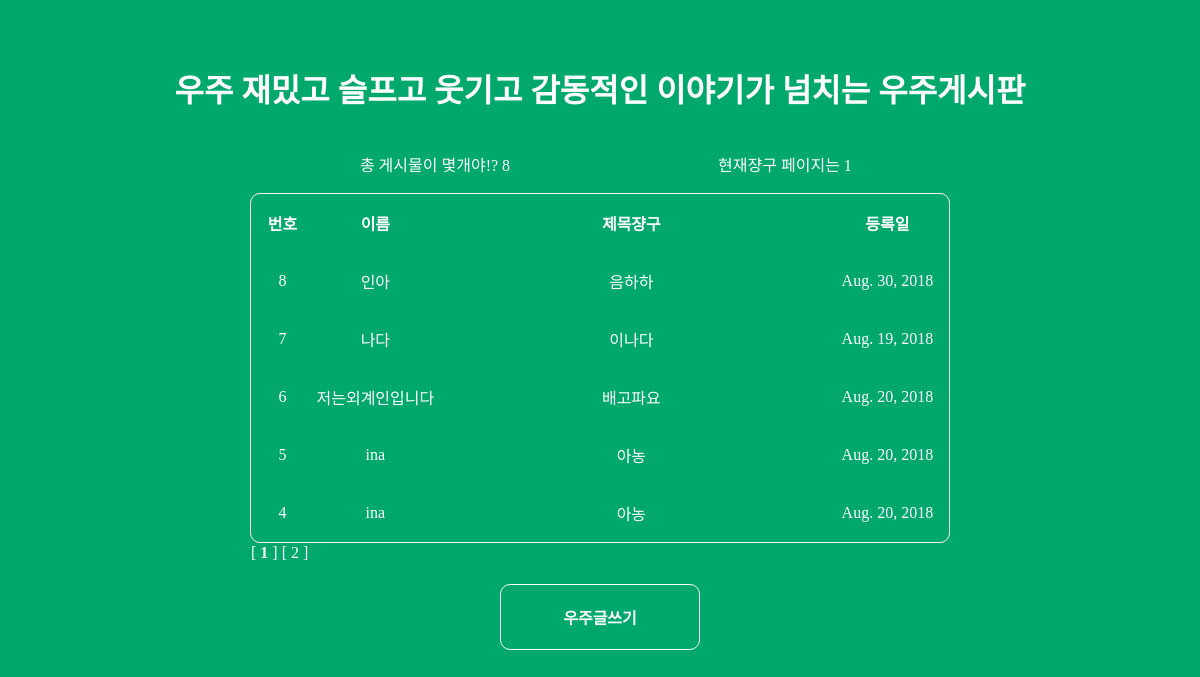
/board/, run on the app's committed database.
### main/models.py (models this page shows)
class DjangoBoard(models.Model):
    subject = models.CharField(max_length=50, blank=True)
    name = models.CharField(max_length=50, blank=True)
    created_date = models.DateField(default=timezone.now)
    contents = models.CharField(max_length=500, blank=True)

### main/views.py (the view)
# urls.py: url(r'^board/', views.show_post_list),
def show_post_list(request):
    boardList = DjangoBoard.objects.order_by('-id')[0:5]
    current_page = 1
    totalCnt = DjangoBoard.objects.all().count()
    pagingHelperIns = pagingHelper()
    totalPageList = pagingHelper.getTotalPageList(pagingHelperIns, totalCnt, rowsPerPage)
    print("totalPageList ", totalPageList)
    return render_to_response('boardMain.html', {'boardList': boardList, 'totalCnt': totalCnt,
                                                 'current_page': current_page, 'totalPageList': totalPageList})

### main/views.py (called while the page is built)
    def getTotalPageList(self, total_cnt, rowsPerPage):
        if (total_cnt % rowsPerPage == 0):
            self.total_pages = total_cnt / rowsPerPage
            print('getTotalPage #1')
        else:
            self.total_pages = (total_cnt / rowsPerPage) + 1;
            print('getTotalPage #2')
        self.totalPageList = []
        for i in range(int(self.total_pages)):
            self.totalPageList.append(i + 1)
        return self.totalPageList

### main/templates/boardMain.html (shortened to what this page needs)
{% load static %}
<!DOCTYPE html>
<head>
    <h1>우주 재밌고 슬프고 웃기고 감동적인 이야기가 넘치는 우주게시판</h1>
    <link rel="stylesheet" href="/static/css/board.css" type = "text/css">
</head>
<body><center>
<table cellspacing=0 width=700 border=0>
    <tr>
        <td align="center">총 게시물이 몇개야!? {{ totalCnt }}</td>
        <td align="center">현재쟝구 페이지는 {{ current_page }}</td>
    </tr>
</table>
<table class="main_table" cellspacing=0 width=700 >
    <tr>
        <td width=50><p align=center class = "TextTitle" >번호</p>
        </td>
        <td width=100><p align=center class = "TextTitle" >이름</p>
        </td>
        <td width=320><p align=center class = "TextTitle" >제목쟝구</p>
        </td>
        <td width=100><p align=center class = "TextTitle" >등록일</p>
        </td>
    </tr>
    {% if boardList %}
        <ul>
            {% for boardRow in boardList %}
            <tr>
            <td width=50><p align=center>{{ boardRow.id }}</p></td>
            <td width=100><p align=center>{{ boardRow.name }}</p></td>
            <td width=320>
                <p align=center>
                    <a onclick="window.location='/board-read/{{ boardRow.pk}}'" >{{ boardRow.subject }}</a>
                </p>
            </td>
            <td width=100><p align=center>{{ boardRow.created_date }}</p></td>
            </tr>
            {% endfor %}
        </ul>
    {% else %}
        <p>No Data.</p>
    {% endif %}
</table>
<table cellspacing=0 width=700 border=0 >
    <tr>
        <td>
        {% for page in totalPageList %}
            [
            {% ifequal page current_page %}
                <b>
            {% endifequal %}
            {{page}}
            {% ifequal page current_page  %}
                </b>
            {% endifequal %}
            ]
        {% endfor %}
        </td>
    </tr>
</table>
<br/>
<table width=700>
    <tr>
        <td align="center">
            <input class="MyButton" type=button value="우주글쓰기" onclick="window.location='/board-write/'" >
        </td>
    </tr>
</table>
</center></body>

### main/static/css/board.css (style rules this page uses)
body { background-color: #00A86B; }
a { color: #FFF; }
p { text-align: center; color: #FFF; }
td { color: #FFF; }
h1 { text-align: center; font-weight: bold; color: #FFF; }
.main_table { border-radius: 10px; border: 1px solid #FFEEEE; }
.MyButton { width: 200px; padding: 20px; cursor: pointer; font-weight: bold; font-size: 100%; background: #00A86B; color: #FFF; border: 1px solid #FFF; border-radius: 10px; }
.TextTitle { font-weight: bold; }

### data on the page
DjangoBoard: id "8", name "인아", subject "음하하", created_date "Aug. 30, 2018"
DjangoBoard: id "7", name "나다", subject "이나다", created_date "Aug. 19, 2018"
DjangoBoard: id "6", name "저는외계인입니다", subject "배고파요", created_date "Aug. 20, 2018"
DjangoBoard: id "5", name "ina", subject "아농", created_date "Aug. 20, 2018"
DjangoBoard: id "4", name "ina", subject "아농", created_date "Aug. 20, 2018"

### other printed values
{{ totalCnt }} "8"
{{ current_page }} "1"
{{ page }} "1" "2"
